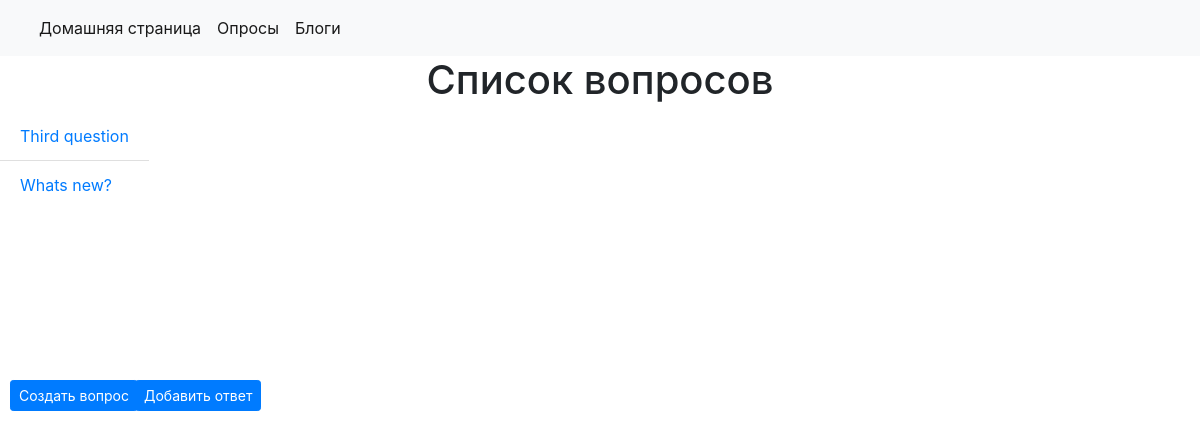
/polls/, run on an earlier commit of the app's database.
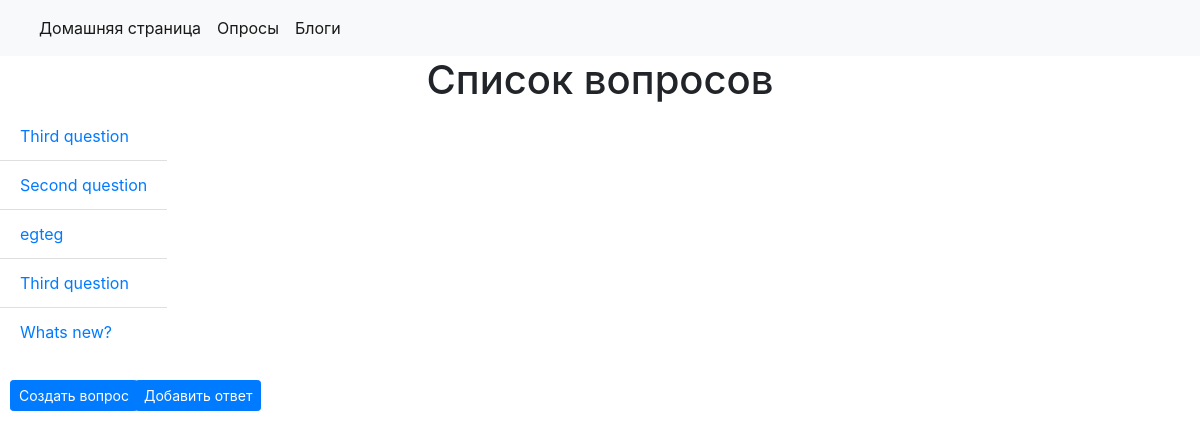
And on a later commit of the database.
### polls/models.py (models this page shows, shortened)
class Question(models.Model):
    question_text = models.CharField(max_length=200, verbose_name="Текст вопроса")
    pub_date = models.DateTimeField(default=timezone.now(), verbose_name="Дата публикации")

### polls/views.py (the view)
# urls.py: path('', views.IndexView.as_view(), name='index'),
class IndexView(generic.ListView):
    template_name = 'polls/index.html'
    context_object_name = 'latest_question_list'
    def get_queryset(self):
        return Question.objects.filter(pub_date__lte=timezone.now()).order_by('-pub_date')[:5]

### polls/templates/polls/index.html
{% extends 'polls/navbar.html' %}
{% block content %}
{% if latest_question_list %}
<h1 align="center">Список вопросов</h1>
<div class="container row">
    <ul class="list-group list-group-flush">
    {% for question in latest_question_list %}
        <li class="list-group-item">
            <a href="{% url 'polls:detail' question.id %}">{{ question.question_text }}</a>
        </li>
    {% endfor %}
    </ul>
</div>
<div class="container">
    <a class="btn btn-primary btn-sm btn-lg" style="position:absolute; top: 380px; left: 10px"
               onclick="document.location='../../polls/create'">Создать вопрос</a>
    <a class="btn btn-primary btn-sm btn-lg" style="position:absolute; top: 380px; left: 135px"
               onclick="document.location='../../polls/create_choice'">Добавить ответ</a>
</div>
{% else %}
<h1 align="center">Список вопросов</h1>
<h4 style="margin: 10px">Список вопросов пуст</h4>
<a class="btn btn-primary btn-sm btn-lg" style="position:absolute; top: 155px; left: 10px"
               onclick="document.location='../../polls/create'">Создать вопрос</a>
{% endif %}
{% endblock %}

What changed in the data, as far as the page shows it:
added Question: question_text "Second question"
added Question: question_text "egteg"
added Question: question_text "Third question"
